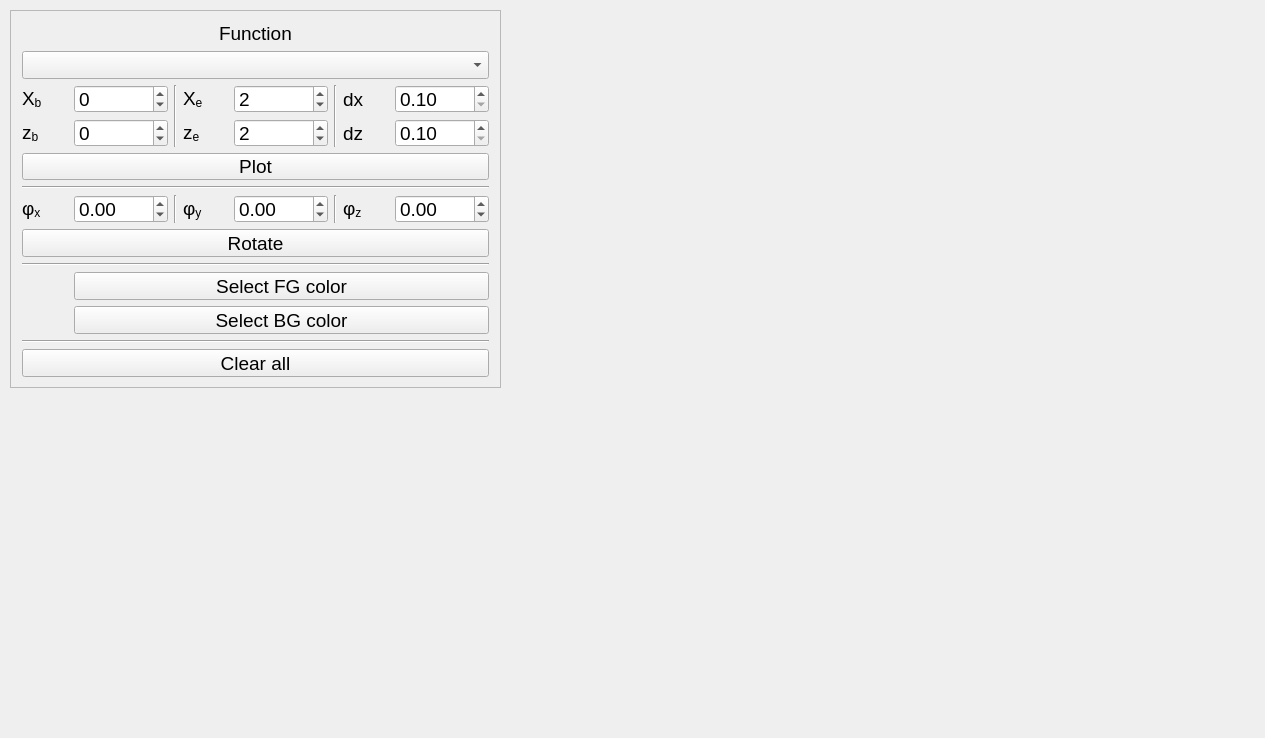
<?xml version="1.0" encoding="UTF-8"?>
<ui version="4.0">
 <class>MainWindow</class>
 <widget class="QMainWindow" name="MainWindow">
  <property name="geometry">
   <rect>
    <x>0</x>
    <y>0</y>
    <width>1265</width>
    <height>738</height>
   </rect>
  </property>
  <property name="font">
   <font>
    <pointsize>14</pointsize>
   </font>
  </property>
  <property name="windowTitle">
   <string>MainWindow</string>
  </property>
  <widget class="QWidget" name="centralWidget">
   <widget class="QFrame" name="frame">
    <property name="geometry">
     <rect>
      <x>10</x>
      <y>10</y>
      <width>491</width>
      <height>378</height>
     </rect>
    </property>
    <property name="frameShape">
     <enum>QFrame::StyledPanel</enum>
    </property>
    <layout class="QGridLayout" name="gridLayout">
     <item row="8" column="0" colspan="8">
      <widget class="Line" name="line6">
       <property name="orientation">
        <enum>Qt::Horizontal</enum>
       </property>
      </widget>
     </item>
     <item row="3" column="1">
      <widget class="QDoubleSpinBox" name="zbDoubleSpinBox">
       <property name="decimals">
        <number>0</number>
       </property>
       <property name="minimum">
        <double>-200.000000000000000</double>
       </property>
       <property name="maximum">
        <double>200.000000000000000</double>
       </property>
       <property name="value">
        <double>0.000000000000000</double>
       </property>
      </widget>
     </item>
     <item row="10" column="1" colspan="7">
      <widget class="QPushButton" name="selectBgColorPushButton">
       <property name="text">
        <string>Select BG color</string>
       </property>
      </widget>
     </item>
     <item row="6" column="5">
      <widget class="Line" name="line5">
       <property name="orientation">
        <enum>Qt::Vertical</enum>
       </property>
      </widget>
     </item>
     <item row="3" column="0">
      <widget class="QLabel" name="zbTextLabel">
       <property name="text">
        <string>z&lt;sub&gt;b&lt;/sub&gt;</string>
       </property>
      </widget>
     </item>
     <item row="6" column="6">
      <widget class="QLabel" name="phizTextLabel">
       <property name="text">
        <string>φ&lt;sub&gt;z&lt;/sub&gt;</string>
       </property>
      </widget>
     </item>
     <item row="9" column="1" colspan="7">
      <widget class="QPushButton" name="selectFgColorPushButton">
       <property name="text">
        <string>Select FG color</string>
       </property>
      </widget>
     </item>
     <item row="11" column="0" colspan="8">
      <widget class="Line" name="line7">
       <property name="orientation">
        <enum>Qt::Horizontal</enum>
       </property>
      </widget>
     </item>
     <item row="3" column="7">
      <widget class="QDoubleSpinBox" name="dzDoubleSpinBox">
       <property name="minimum">
        <double>0.100000000000000</double>
       </property>
       <property name="maximum">
        <double>100.000000000000000</double>
       </property>
       <property name="singleStep">
        <double>0.100000000000000</double>
       </property>
       <property name="value">
        <double>0.100000000000000</double>
       </property>
      </widget>
     </item>
     <item row="2" column="1">
      <widget class="QDoubleSpinBox" name="xbDoubleSpinBox">
       <property name="decimals">
        <number>0</number>
       </property>
       <property name="minimum">
        <double>-200.000000000000000</double>
       </property>
       <property name="maximum">
        <double>200.000000000000000</double>
       </property>
       <property name="value">
        <double>0.000000000000000</double>
       </property>
      </widget>
     </item>
     <item row="2" column="3">
      <widget class="QLabel" name="xeTextLabel">
       <property name="text">
        <string>X&lt;sub&gt;e&lt;/sub&gt;</string>
       </property>
      </widget>
     </item>
     <item row="0" column="0" colspan="8" alignment="Qt::AlignHCenter">
      <widget class="QLabel" name="functionTextLabel">
       <property name="text">
        <string>Function</string>
       </property>
      </widget>
     </item>
     <item row="6" column="4">
      <widget class="QDoubleSpinBox" name="phiyDoubleSpinBox">
       <property name="minimum">
        <double>-360.000000000000000</double>
       </property>
       <property name="maximum">
        <double>360.000000000000000</double>
       </property>
       <property name="value">
        <double>0.000000000000000</double>
       </property>
      </widget>
     </item>
     <item row="3" column="6">
      <widget class="QLabel" name="dzTextLabel">
       <property name="text">
        <string>dz</string>
       </property>
      </widget>
     </item>
     <item row="2" column="5" rowspan="2">
      <widget class="Line" name="line2">
       <property name="orientation">
        <enum>Qt::Vertical</enum>
       </property>
      </widget>
     </item>
     <item row="1" column="0" colspan="8">
      <widget class="QComboBox" name="functionComboBox"/>
     </item>
     <item row="6" column="2">
      <widget class="Line" name="line4">
       <property name="orientation">
        <enum>Qt::Vertical</enum>
       </property>
      </widget>
     </item>
     <item row="9" column="0">
      <widget class="QLabel" name="fgColorLabel">
       <property name="text">
        <string/>
       </property>
      </widget>
     </item>
     <item row="4" column="0" colspan="8">
      <widget class="QPushButton" name="plotPushButton">
       <property name="text">
        <string>Plot</string>
       </property>
      </widget>
     </item>
     <item row="3" column="3">
      <widget class="QLabel" name="zeTextLabel">
       <property name="text">
        <string>z&lt;sub&gt;e&lt;/sub&gt;</string>
       </property>
      </widget>
     </item>
     <item row="10" column="0">
      <widget class="QLabel" name="bgColorLabel">
       <property name="text">
        <string/>
       </property>
      </widget>
     </item>
     <item row="2" column="0">
      <widget class="QLabel" name="xbTextLabel">
       <property name="text">
        <string>X&lt;sub&gt;b&lt;/sub&gt;</string>
       </property>
      </widget>
     </item>
     <item row="7" column="0" colspan="8">
      <widget class="QPushButton" name="rotatePushButton">
       <property name="text">
        <string>Rotate</string>
       </property>
      </widget>
     </item>
     <item row="6" column="1">
      <widget class="QDoubleSpinBox" name="phixDoubleSpinBox">
       <property name="minimum">
        <double>-360.000000000000000</double>
       </property>
       <property name="maximum">
        <double>360.000000000000000</double>
       </property>
       <property name="value">
        <double>0.000000000000000</double>
       </property>
      </widget>
     </item>
     <item row="6" column="3">
      <widget class="QLabel" name="phiyTextLabel">
       <property name="text">
        <string>φ&lt;sub&gt;y&lt;/sub&gt;</string>
       </property>
      </widget>
     </item>
     <item row="6" column="7">
      <widget class="QDoubleSpinBox" name="phizDoubleSpinBox">
       <property name="minimum">
        <double>-360.000000000000000</double>
       </property>
       <property name="maximum">
        <double>360.000000000000000</double>
       </property>
       <property name="value">
        <double>0.000000000000000</double>
       </property>
      </widget>
     </item>
     <item row="2" column="7">
      <widget class="QDoubleSpinBox" name="dxDoubleSpinBox">
       <property name="minimum">
        <double>0.100000000000000</double>
       </property>
       <property name="maximum">
        <double>100.000000000000000</double>
       </property>
       <property name="singleStep">
        <double>0.100000000000000</double>
       </property>
       <property name="value">
        <double>0.100000000000000</double>
       </property>
      </widget>
     </item>
     <item row="3" column="4">
      <widget class="QDoubleSpinBox" name="zeDoubleSpinBox">
       <property name="decimals">
        <number>0</number>
       </property>
       <property name="minimum">
        <double>-200.000000000000000</double>
       </property>
       <property name="maximum">
        <double>200.000000000000000</double>
       </property>
       <property name="value">
        <double>2.000000000000000</double>
       </property>
      </widget>
     </item>
     <item row="2" column="2" rowspan="2">
      <widget class="Line" name="line1">
       <property name="orientation">
        <enum>Qt::Vertical</enum>
       </property>
      </widget>
     </item>
     <item row="12" column="0" colspan="8">
      <widget class="QPushButton" name="clearAllPushButton">
       <property name="text">
        <string>Clear all</string>
       </property>
      </widget>
     </item>
     <item row="5" column="0" colspan="8">
      <widget class="Line" name="line3">
       <property name="orientation">
        <enum>Qt::Horizontal</enum>
       </property>
      </widget>
     </item>
     <item row="2" column="6">
      <widget class="QLabel" name="dxTextLabel">
       <property name="text">
        <string>dx</string>
       </property>
      </widget>
     </item>
     <item row="6" column="0">
      <widget class="QLabel" name="phixTextLabel">
       <property name="text">
        <string>φ&lt;sub&gt;x&lt;/sub&gt;</string>
       </property>
      </widget>
     </item>
     <item row="2" column="4">
      <widget class="QDoubleSpinBox" name="xeDoubleSpinBox">
       <property name="decimals">
        <number>0</number>
       </property>
       <property name="minimum">
        <double>-200.000000000000000</double>
       </property>
       <property name="maximum">
        <double>200.000000000000000</double>
       </property>
       <property name="value">
        <double>2.000000000000000</double>
       </property>
      </widget>
     </item>
    </layout>
   </widget>
   <widget class="DrawLabel" name="drawLabel">
    <property name="geometry">
     <rect>
      <x>530</x>
      <y>10</y>
      <width>721</width>
      <height>721</height>
     </rect>
    </property>
    <property name="text">
     <string/>
    </property>
   </widget>
  </widget>
 </widget>
 <layoutdefault spacing="6" margin="11"/>
 <customwidgets>
  <customwidget>
   <class>DrawLabel</class>
   <extends>QLabel</extends>
   <header>drawlabel.h</header>
  </customwidget>
 </customwidgets>
 <resources/>
 <connections/>
</ui>
